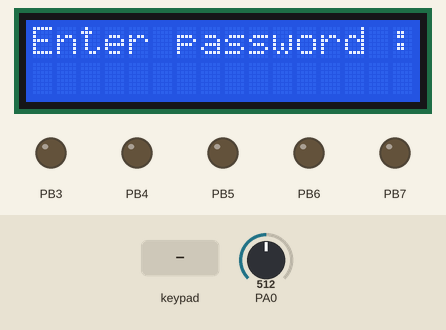
Simulated run of this program. Board: ATmega32, built with avr-gcc and emulated at 16 MHz. On the bench: 16×2 character LCD, output pins drawn as LEDs (lit = HIGH). Wiring (inferred from the names in the program): 4×4 keypad with keys 7 8 9 / 4 5 6 * 1 2 3 - c 0 = +: rows PC4, PC5, PC6, PC7; columns PC0, PC1, PC2, PC3; character LCD (HD44780): RS PB0; R/W PB1; E PB2; data PA4, PA5, PA6, PA7. Inputs (shaded band) come from the test bench; at power-on: PA0 = 512. Pins used as bus, display or sensor lines are not drawn.

Above: at 1.2 s.
1.3 s: keypad keys 1 2 3 4 = pressed 0.4 s apart
At 4.6 s:
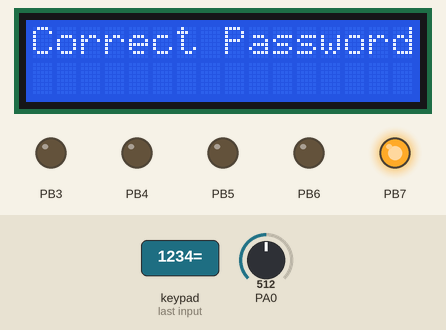
4.8 s: PA0 set to 40
At 6.5 s:
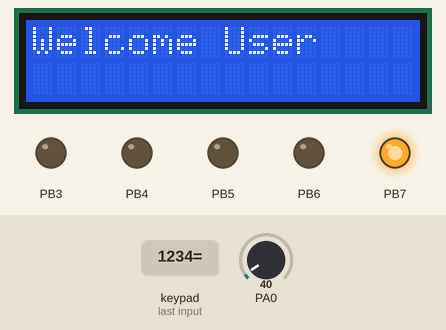
7.8 s: PA0 set to 56
At 8.3 s:
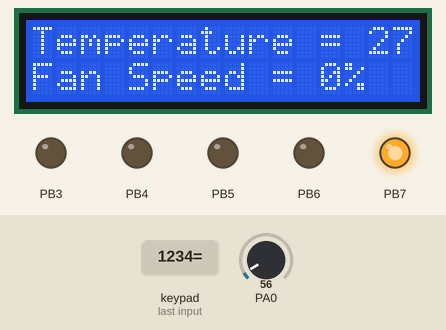
9.4 s: PA0 set to 69
At 10.5 s:
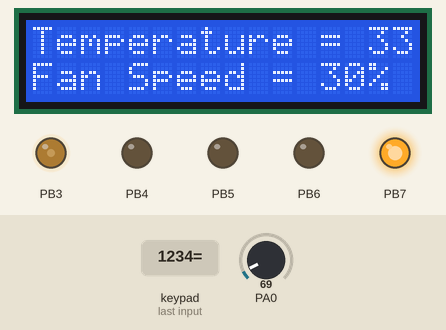
11.1 s: PA0 set to 30
At 12.0 s:
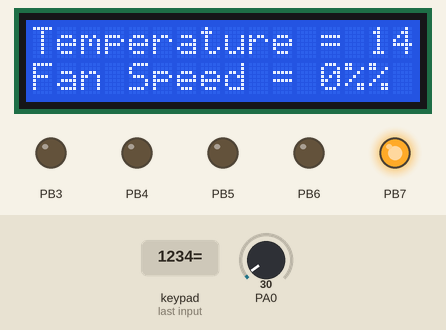
12.7 s: PA0 set to 122
At 13.3 s:
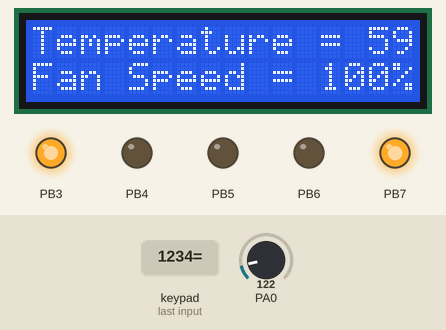
Timing chart, 0 to 15.4 s (numbered marks = the images above; inputs shaded):
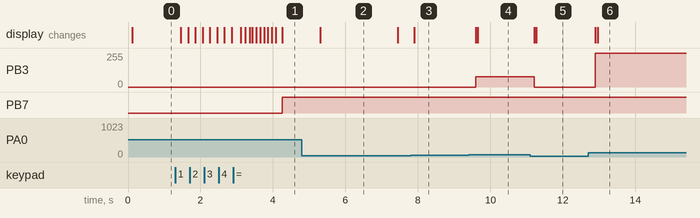

The program:

main.c
```c
/*
 * Password.c
 *
 * Created: 9/28/2024 11:49:34 PM
 * Author : USER
 */

/***** Includes Section Start *****/
#include "../LIB/BIT_MATH.h"
#include "../LIB/STD_TYPE.h"
#include "../HAL/LCD/LCD_interface.h"
#include "../HAL/LCD/LCD_config.h"
#include "../HAL/KEYPAD/KEYPAD_config.h"
#include "../HAL/KEYPAD/KEYPAD_interface.h"
#include "../MCAL/DIO/DIO_Interface.h"
#include "../MCAL/DIO/DIO_Reg.h"
#include "../MCAL/TIMER0/TIMER0_interface.h"
#include "../MCAL/TIMER0/TIMER0_reg.h"
#include "../MCAL/ADC/ADC_interface.h"
#include "../MCAL/ADC/ADC_reg.h"
#define F_CPU 16000000UL
#include <util/delay.h>
/***** Includes Section End *****/

int main(void)
{

	u8 op1 , op2 , op3 , op4;											// operators of password
	u8 counter1 = 0 , counter2 = 0;										// counter1 for loops and counter2 for the wrong password
	u8 flag = 0 , key = 0 , No_Of_Digits = 0;												// flag to check the password and active ADC for temperature
	u16 val = 0;														// To read value of pin of ADC
	f32 temp = 0;														// Temperature of LM35
	u32 password = 0;													// password from the user
	u8 dc = 0;															// Duty Cycle

	DIO_voidSetPortDir(DIO_PORTA , 0xf0);								// set direction of PORTA as output
	DIO_voidSetPortDir(DIO_PORTB , 0xff);								// set direction of PORTC as output
	LCD_voidInit();														// activate LCD
	KEYPAD_voidInit();													// activate KEYPAD
	ADC_voidInit();														// activate ADC
	while(1)
	{
		while (counter2 < 3)											// Three chances for the user to enter the correct password
		{
			LCD_voidSendString("Enter password : ");					// Asking the user to enter the password

			key = ReturnKey_void();										// Reading keypad if any button is pressed

			/* This loop below is implemented for security as if who enters the password isn't the user so he don't know the
			real numbers of password so every number he will press in keypad , it will be printed on lcd as number of numbers of password */

			while (key != '=')											// Loop to get the password in its operators
			{

				LCD_voidGotoxy(counter1,1);								// location of each number in keypad in serial
				LCD_voidSendNumber(key);								// printing the number which is pressed in the keypad
				_delay_ms(200);											// delay to print * instead of the number for security
				LCD_voidGotoxy(counter1,1);								// same location of the number
				LCD_voidSendData('*');									// printing * in lcd
				switch (counter1)										// check counter1 to put the password in its operators
				{
					case 0 :      op1 = key;			break;			// 1st number of password
					case 1 :      op2 = key;			break;			// 2nd number of password
					case 2 :      op3 = key;			break;			// 3rd number of password
					case 3 :      op4 = key;			break;			// 4th number of password
				}
				counter1++;												// increasing the counter to continue the loop
				key = ReturnKey_void();									// reading another value from keypad

			}

			password = op1 * 1000 + op2 * 100 + op3 * 10 + op4;			// create digits of password
			No_Of_Digits = counter1;									// keep the last value of counter in key for the condition of the password


			if (key = '=')												// condition if the user ends from entering the password
			{

				LCD_voidSendCommand(1);									// clear lcd
				LCD_voidSendString("Please wait");						// waiting to check the password (It's your choice to make it or not)

				/* loop to print (.) in serial for waiting */
				for (counter1 = 0 ; counter1 < 10 ; counter1++)
				{
					LCD_voidGotoxy(counter1,1);
					LCD_voidSendData('.');
					_delay_ms(100);
				}
			}
			counter1 = 0;												// reset the counter to place the password in lcd in location 0

			LCD_voidSendCommand(1);										// clear lcd
			if ((password == 1234) && (No_Of_Digits < 5))				// condition of checking the password
			{
				LCD_voidSendString("Correct Password.");				// print correct password on lcd
				DIO_voidSetPinVal(DIO_PORTB , DIO_PIN7 , HIGH);			// emitting the green led
				_delay_ms(1000);										// delay
				LCD_voidSendCommand(1);									// clear lcd
				LCD_voidSendString("Welcome User");						// print welcome user on lcd
				_delay_ms(2000);										// delay
				LCD_voidSendCommand(1);									// clear lcd
				break;
			}
			else
			{
				flag = 1;												// set the flag as the user enters wrong password
				counter2++;												// increase counter of chances for entering password
				LCD_voidSendString("Wrong Password!!");					// print wrong password on lcd
				DIO_voidSetPinVal(DIO_PORTB , DIO_PIN6 , HIGH);			// turn on the red led
				_delay_ms(2000);										// delay
				LCD_voidSendCommand(1);									// clear lcd
				if (counter2 < 3)										// loop to check chances of entering the password
				{
					flag = 0;											// reset the flag to enter the password again if counter2 < 3
					DIO_voidSetPinVal(DIO_PORTB , DIO_PIN6 , LOW);		// turn off the red led
					LCD_voidSendString("Please Try again !!");			// message to enter password again
					_delay_ms(1000);									// delay
					LCD_voidSendCommand(1);								// clear lcd
				}

			}
		}

		if (counter2 == 3)												// if the user enters password wrong 3 times
		{
			flag = 1;													// set the flag
			LCD_voidSendString("Alarm is On !!");						// set the alarm
			DIO_voidSetPinVal(DIO_PORTB , DIO_PIN6 , HIGH);				// turn on the red led
			DIO_voidSetPinVal(DIO_PORTB , DIO_PIN4 , HIGH);
			break;														// break to get out of the loop to continue the alarm
		}


		if (flag == 0)													// if user enters correct password
		{
			while(1)
			{
				val = ADC_u16ReadChannel(ADC_0);						// reading LM35 temperature
				temp = (f32)val * 500 / 1024;							// calculate temperature
				LCD_voidGotoxy(0,0);									// go to location 0 , 0 in lcd
				LCD_voidSendString("Temperature = ");					// print the temperature
				LCD_voidSendNumber(temp);

				/* conditions of turning on the fan and controlling the speed */
				if (temp < 30)											// if temp < 30
				{
					dc = 0;												// set the speed = 0
					TIMER0_voidFastPWM(dc);								// turn on the fan with the entered speed
					LCD_voidGotoxy(0,1);								// go to location 0 , 1 in lcd
					LCD_voidSendString("Fan Speed = 0%");				// print the speed of the fan on lcd
				}
				else if ((temp >= 30) && (temp < 40))					// if temp is between 30 and 40
				{
					dc = 30;											// set the speed by 30%
					TIMER0_voidFastPWM(dc);								// turn on the fan with the entered speed
					LCD_voidGotoxy(0,1);								// go to location 0 , 1 in lcd
					LCD_voidSendString("Fan Speed = 30%");				// print the speed of the fan on lcd
				}
				else if ((temp >= 40) && (temp < 50))					// if temp is between 40 and 50
				{
					dc = 50;											// set the speed by 50%
					TIMER0_voidFastPWM(dc);								// turn on the fan with the entered speed
					LCD_voidGotoxy(0,1);								// go to location 0 , 1 in lcd
					LCD_voidSendString("Fan Speed = 50%");				// print the speed of the fan on lcd
				}
				else if (temp >= 50)									// if temp is greater than 50
				{
					dc = 99;											// set the speed by 100%
					TIMER0_voidFastPWM(dc);								// turn on the fan with the entered speed
					LCD_voidGotoxy(0,1);								// go to location 0 , 1 in lcd
					LCD_voidSendString("Fan Speed = 100%");				// print the speed of the fan on lcd
				}

			}

		}


	}

}
```

KEYPAD_config.h
```c
/*
 * KEYPAD_config.h
 *
 * Created: 8/23/2024 2:58:06 PM
 *  Author: AMIT
 */


#ifndef KEYPAD_CONFIG_H_
#define KEYPAD_CONFIG_H_


#define  KEYPAD_COLPORT     DIO_PORTC
#define  KEYPAD_COL0_PIN    DIO_PIN0
#define  KEYPAD_COL1_PIN    DIO_PIN1
#define  KEYPAD_COL2_PIN    DIO_PIN2
#define  KEYPAD_COL3_PIN    DIO_PIN3

#define  KEYPAD_ROWPORT     DIO_PORTC
#define  KEYPAD_ROW0_PIN    DIO_PIN4
#define  KEYPAD_ROW1_PIN    DIO_PIN5
#define  KEYPAD_ROW2_PIN    DIO_PIN6
#define  KEYPAD_ROW3_PIN    DIO_PIN7


#endif /* KEYPAD_CONFIG_H_ */
```

LCD_config.h
```c
/*
 * LCD_config.h
 *
 * Created: 8/17/2024 2:06:02 PM
 *  Author: AMIT
 */


#ifndef LCD_CONFIG_H_
#define LCD_CONFIG_H_


#if LCD_MODE ==_8_BIT_MODE

#define  LCD_DPORT    DIO_PORTA

#elif LCD_MODE ==_4_BIT_MODE

#define  LCD_DPORT    DIO_PORTA
#define  LCD_D4_PIN   DIO_PIN4
#define  LCD_D5_PIN   DIO_PIN5
#define  LCD_D6_PIN   DIO_PIN6
#define  LCD_D7_PIN   DIO_PIN7
#endif

#define LCD_CPORT    DIO_PORTB

#define LCD_RS_PIN   DIO_PIN0
#define LCD_RW_PIN   DIO_PIN1
#define LCD_EN_PIN   DIO_PIN2


#endif /* LCD_CONFIG_H_ */
```

KEYPAD_interface.h
```c
/*
 * KEYPAD_interface.h
 *
 * Created: 8/23/2024 2:57:50 PM
 *  Author: AMIT
 */


#ifndef KEYPAD_INTERFACE_H_
#define KEYPAD_INTERFACE_H_


void KEYPAD_voidInit(void) ;


u8 KEYPAD_u8GetKey(void) ;


u8 ReturnKey_void(void);

#endif /* KEYPAD_INTERFACE_H_ */
```

KEYPAD_prog.c
```c
/*
 * KEYPAD_prog.c
 *
 * Created: 8/23/2024 2:58:21 PM
 *  Author: AMIT
 */
#include "../../LIB/BIT_MATH.h"
#include "../../LIB/STD_TYPE.h"
#include "../../MCAL/DIO/DIO_interface.h"
#include "KEYPAD_config.h"


u8 keypad_arr[4][4]={ {7,8,9,'/'},
	                  {4,5,6,'*'},
					  {1,2,3,'-'},
					  {'c',0,'=','+'}	} ;


void KEYPAD_voidInit(void){

	 u8 COL_arr[4]={KEYPAD_COL0_PIN,KEYPAD_COL1_PIN,KEYPAD_COL2_PIN,KEYPAD_COL3_PIN} ;
	u8  ROW_arr[4]={KEYPAD_ROW0_PIN,KEYPAD_ROW1_PIN,KEYPAD_ROW2_PIN,KEYPAD_ROW3_PIN} ;

	u8 LOC_row=0 ;
	u8 LOC_col=0 ;

	for (LOC_row=0 ,LOC_col=0 ; LOC_row<4 && LOC_col<4 ;LOC_row++,LOC_col++)
	{
		 /* make all rows as input */
		DIO_voidSetPinDir(KEYPAD_ROWPORT,ROW_arr[LOC_row],INPUT) ;
		/* enable internal pull up */
		DIO_voidSetPinVal(KEYPAD_ROWPORT,ROW_arr[LOC_row],HIGH) ;

    	 /* make all col as  output */
    	 DIO_voidSetPinDir(KEYPAD_COLPORT,COL_arr[LOC_col],OUTPUT) ;
    	 /*  set all col as HIGH  */
    	 DIO_voidSetPinVal(KEYPAD_COLPORT,COL_arr[LOC_col],HIGH) ;


	}


}

u8 KEYPAD_u8GetKey(void){
		 u8 COL_arr[4]={KEYPAD_COL0_PIN,KEYPAD_COL1_PIN,KEYPAD_COL2_PIN,KEYPAD_COL3_PIN} ;
		 u8  ROW_arr[4]={KEYPAD_ROW0_PIN,KEYPAD_ROW1_PIN,KEYPAD_ROW2_PIN,KEYPAD_ROW3_PIN} ;

		 u8 LOC_row=0 ;
		 u8 LOC_col=0 ;
		 u8 loc_val=0xff ;

		 for (LOC_col=0 ; LOC_col<4 ;LOC_col++)
		 {
			 /* set col(num) as low */
          DIO_voidSetPinVal(KEYPAD_COLPORT,COL_arr[LOC_col],LOW) ;

		  for (LOC_row=0 ; LOC_row<4 ;LOC_row++)
		  {
			   /* check if any button is pressed */
			  if (DIO_u8ReadpinVal(KEYPAD_ROWPORT, ROW_arr[LOC_row])==0)
			  {
				  loc_val=keypad_arr[LOC_row][LOC_col] ;
				  while(DIO_u8ReadpinVal(KEYPAD_ROWPORT, ROW_arr[LOC_row])==0) ;

				  return loc_val  ;


			  }


		  }
			  /* set col(num) as high */
			  DIO_voidSetPinVal(KEYPAD_COLPORT,COL_arr[LOC_col],HIGH) ;


		 }


	return loc_val ;
}


u8 ReturnKey_void(void)
{
	u8 key = 0xff;
	do
	{
		key=KEYPAD_u8GetKey() ;

	} while (key==0xff);

	return key;
}
```

LCD_interface.h
```c
/*
 * LCD_interface.h
 *
 * Created: 8/17/2024 2:05:49 PM
 *  Author: AMIT
 */


#ifndef LCD_INTERFACE_H_
#define LCD_INTERFACE_H_


/*LCD  mode */
/* you can select lcd mode */
#define  _4_BIT_MODE     0
#define  _8_BIT_MODE     1

#define  LCD_MODE  _4_BIT_MODE


void LCD_voidSendData(u8 copy_u8data) ;
void LCD_voidSendCommand(u8 copy_u8command) ;
void LCD_voidInit(void) ;

void LCD_voidSendString(u8*str) ;


void LCD_voidGotoxy(u8 copy_u8x,u8 copyu8y) ;


void LCD_voidDrawData(u8 pattern , u8*data , u8 x , u8 y) ;


void LCD_voidSendNumber(u32 number) ;
#endif /* LCD_INTERFACE_H_ */
```

LCD_prog.c
```c
/*
 * LCD_prog.c
 *
 * Created: 8/17/2024 2:06:16 PM
 *  Author: AMIT
 */

#include "../../LIB/BIT_MATH.h"
#include "../../LIB/STD_TYPE.h"
#include "../../MCAL/DIO/DIO_interface.h"
#include "LCD_interface.h"
#include "LCD_config.h"

#define  F_CPU 16000000UL
#include <util/delay.h>


void LCD_voidSHD(u8  copy_u8data) {

	u8 LCD_PINS[4]={LCD_D4_PIN,LCD_D5_PIN,LCD_D6_PIN,LCD_D7_PIN} ;
	u8 LOC_u8in=0 ;
		for(LOC_u8in=0;LOC_u8in<4;LOC_u8in++)
	    {
			DIO_voidSetPinVal(LCD_DPORT,LCD_PINS[LOC_u8in],GET_BIT(copy_u8data,LOC_u8in)) ;
		}


}

void LCD_voidSendEnable(){

	 /*Send enable pulse*/
	 DIO_voidSetPinVal(LCD_CPORT,LCD_EN_PIN,HIGH) ;
	 _delay_ms(2) ;
	 DIO_voidSetPinVal(LCD_CPORT,LCD_EN_PIN,LOW) ;
}

void LCD_voidSendData(u8 copy_u8data){
		/*make rs as high to send data  */
		DIO_voidSetPinVal(LCD_CPORT,LCD_RS_PIN,HIGH) ;
		/*make rw as low to write command   */
		DIO_voidSetPinVal(LCD_CPORT,LCD_RW_PIN,LOW) ;
	#if LCD_MODE == _4_BIT_MODE
	LCD_voidSHD(copy_u8data>>4) ;  // 1100 1100
	LCD_voidSendEnable() ;
	LCD_voidSHD(copy_u8data) ;
	LCD_voidSendEnable() ;
	#elif LCD_MODE ==_8_BIT_MODE
	/* send command */
	DIO_voidSetPortVal(LCD_DPORT,copy_u8data) ;  //  0B11100111
	LCD_voidSendEnable() ;
	#endif


}
void LCD_voidSendCommand(u8 copy_u8command){

	/*make rs as low to send command  */
	DIO_voidSetPinVal(LCD_CPORT,LCD_RS_PIN,LOW) ;
	/*make rw as low to write command   */
	DIO_voidSetPinVal(LCD_CPORT,LCD_RW_PIN,LOW) ;

	#if LCD_MODE == _4_BIT_MODE
	  LCD_voidSHD(copy_u8command>>4) ;  // 1100 1100
	   LCD_voidSendEnable() ;
	  LCD_voidSHD(copy_u8command) ;
	   LCD_voidSendEnable() ;
	#elif LCD_MODE ==_8_BIT_MODE
	/* send command */
	 DIO_voidSetPortVal(LCD_DPORT,copy_u8command) ;  //  0B11100111
	 LCD_voidSendEnable() ;
   #endif


}
void LCD_voidInit(void){
	 _delay_ms(40) ;

	 #if LCD_MODE== _8_BIT_MODE
	 /*send command function set */
	 LCD_voidSendCommand(0b00111000) ;
	 #elif LCD_MODE ==_4_BIT_MODE

		  LCD_voidSHD(0b0010) ;
		  LCD_voidSendEnable() ;
		  LCD_voidSHD(0b0010) ;
		  LCD_voidSendEnable() ;
		  LCD_voidSHD(0b1000) ;
		  LCD_voidSendEnable() ;
	#endif
	 /*send command  display on/off */
	 LCD_voidSendCommand(0b00001100) ;
	 /*send command   LCD CLR */
	 LCD_voidSendCommand(1) ;

}


void LCD_voidSendString(u8*str){

	u8 i=0 ;
	while(str[i] !='\0'){

		LCD_voidSendData(str[i]) ;
		i++ ;
	}


}
void LCD_voidGotoxy(u8 copy_u8x,u8 copyu8y){
	/* set address */
	u8 ddram_address= copy_u8x+copyu8y*0x40 ;

	 /*set DDRAM */
	 SET_BIT(ddram_address,7) ;  // set bit7 in ddram

	 LCD_voidSendCommand(ddram_address) ;
}
void LCD_voidDrawData(u8 pattern , u8*data , u8 x , u8 y){
	  u8 loc_i=0 ;
	  u8 address_CGRAM=pattern*8 ;  // set address
	  /* set CGRAM */
	  CLR_BIT(address_CGRAM,7) ;
	  SET_BIT(address_CGRAM,6) ;
	  LCD_voidSendCommand(address_CGRAM) ;

	  /* draw data in CGRAM */
	  for (loc_i=0 ; loc_i<8 ;loc_i++)
	  {
		   LCD_voidSendData(data[loc_i]) ;
	  }
	  LCD_voidGotoxy(x,y) ;
	  LCD_voidSendData(pattern) ;


}
void LCD_voidSendNumber(u32 number){

	s8 i=0;
	u8 array[10] ;

	if(number==0){

		LCD_voidSendData('0') ;
		return ;
	}
	for(i=0; number!=0 ;i++){

		array[i]= number % 10 + 48 ;
		number /= 10 ;
	}
	i-- ;
	while(i >= 0){

		LCD_voidSendData(array[i]) ;
		i-- ;
	}
}
```

BIT_MATH.h
```c
#ifndef  _BIT_MATH_H
#define  _BIT_MATH_H


#define SET_BIT(REG,BIT)     (REG|=1<<BIT)
#define CLR_BIT(REG,BIT)     (REG&=~(1<<BIT))
#define TOGGLE_BIT(REG,BIT)  (REG^=1<<BIT)
#define GET_BIT(REG,BIT)     ((REG>>BIT)&1)


#endif 
```

STD_TYPE.h
```c
#ifndef STD_TYPE_H_
#define STD_TYPE_H_

typedef unsigned char                   u8 ;
typedef unsigned short int              u16;
typedef unsigned long  int              u32;
typedef unsigned long long int          u64;


typedef signed char                   s8 ;
typedef signed short int              s16;
typedef signed long  int              s32;
typedef signed long long int          s64;

typedef float                         f32 ;
typedef double                        f64 ;

typedef enum { F , T }Bool ;


#define   null      ((void*)0)


#endif 
```

ADC_interface.h
```c
/*
 * ADC_interface.h
 *
 * Created: 8/31/2024 3:53:42 PM
 *  Author: AMIT
 */


#ifndef ADC_INTERFACE_H_
#define ADC_INTERFACE_H_

/* Select prescaler */

#define  ADC_DEVISON_2         1
#define  ADC_DEVISON_4         2
#define  ADC_DEVISON_8         3
#define  ADC_DEVISON_16        4
#define  ADC_DEVISON_32        5
#define  ADC_DEVISON_64        6
#define  ADC_DEVISON_128       7

#define  ADC_PRESCALER     ADC_DEVISON_128


/* select channel */

#define  ADC_0        0
#define  ADC_1        1
#define  ADC_2        2
#define  ADC_3        3
#define  ADC_4        4
#define  ADC_5        5
#define  ADC_6        6
#define  ADC_7        7


void ADC_voidInit() ;

u16 ADC_u16ReadChannel(u8 copy_u8channel) ;


#endif /* ADC_INTERFACE_H_ */
```

ADC_prog.c
```c
/*
 * ADC_prog.c
 *
 * Created: 8/31/2024 3:54:13 PM
 *  Author: AMIT
 */
#include "../../LIB/BIT_MATH.h"
#include "../../LIB/STD_TYPE.h"
#include "ADC_reg.h"
#include "ADC_interface.h"


void ADC_voidInit(){

	/*Reference Selections for ADC : AVCC with external capacitor at AREF pin*/
	 CLR_BIT(ADMUX_REG,7) ;
	 SET_BIT(ADMUX_REG,6) ;

	/*select prescaler */

	 ADCSRA_REG&=0b11111000 ;
	 ADCSRA_REG|=ADC_PRESCALER ;


	/* ENABLE ADC */

	SET_BIT(ADCSRA_REG,7) ;

}

u16 ADC_u16ReadChannel(u8 copy_u8channel){

	  /* select channel */
	  ADMUX_REG &=0b11100000 ;
	  ADMUX_REG |=copy_u8channel ;
	  /* start conversion */
	  SET_BIT(ADCSRA_REG,6) ;

	  while(GET_BIT(ADCSRA_REG,4)==0) ;

	  SET_BIT(ADCSRA_REG,4) ; // CLR FLAG

	  return  ADC_REG ;

}
```

ADC_reg.h
```c
/*
 * ADC_reg.h
 *
 * Created: 8/31/2024 3:53:57 PM
 *  Author: AMIT
 */


#ifndef ADC_REG_H_
#define ADC_REG_H_


#define  ADMUX_REG   *((volatile u8*)0x27)
#define  ADCSRA_REG  *((volatile u8*)0x26)
#define  ADC_REG     *((volatile u16*)0x24) // ADCL + ADCH


#endif /* ADC_REG_H_ */
```

DIO_Reg.h
```c
/*
 * DIO_reg.h
 *
 * Created: 8/10/2024 2:03:19 PM
 *  Author: AMIT
 */


#ifndef DIO_REG_H_
#define DIO_REG_H_

/*Group A */
#define  PORTA_REG          *((volatile u8*)0x3B)
#define  DDRA_REG           *((volatile u8*)0x3A)
#define  PINA_REG           *((volatile u8*)0x39)

/*Group B */
#define  PORTB_REG          *((volatile u8*)0x38)
#define  DDRB_REG           *((volatile u8*)0x37)
#define  PINB_REG           *((volatile u8*)0x36)

/*Group C */
#define  PORTC_REG          *((volatile u8*)0x35)
#define  DDRC_REG           *((volatile u8*)0x34)
#define  PINC_REG           *((volatile u8*)0x33)

/*Group D */
#define PORTD_REG           *((volatile u8*)0x32)
#define  DDRD_REG           *((volatile u8*)0x31)
#define  PIND_REG           *((volatile u8*)0x30)


#endif /* DIO_REG_H_ */
```

TIMER0_reg.h
```c
/*
 * TIMER0_reg.h
 *
 * Created: 9/30/2024 2:09:28 PM
 *  Author: AMIT
 */


#ifndef TIMER0_REG_H_
#define TIMER0_REG_H_


#define  TCCR0_REG        *((volatile u8*)0x53)
#define  OCR0_REG         *((volatile u8*)0x5C)
#define  TIMSK_REG        *((volatile u8*)0x59)
#define  TIFR_REG         *((volatile u8*)0x58)


#endif /* TIMER0_REG_H_ */
```

Source omitted: DIO_Interface.h (2292 bytes), DIO_Prog.c (3335 bytes), TIMER0_interface.h (696 bytes), TIMER0_prog.c (1655 bytes)

Measured:
- the behaviour switches between 61 and 62 on PA0 (found by bisection; images 3 and 4)
- after the input at 1.3 s, PB7: LOW → HIGH after 3.0 s; the display: first changes after 0.16 s (image 1 shows a later state)
- after the input at 4.8 s, PB3: stays 0/255 (without the input it goes to 253/255 after 2.6 s)
- after the input at 7.8 s, the display: changes after 0.10 s (image 3)
- after the input at 9.4 s, PB3: 0/255 → 76/255 after 0.19 s; the display: first changes after 0.19 s (image 4 shows a later state)
- after the input at 11.1 s, the display: first changes after 0.11 s (image 5 shows a later state)
- after the input at 12.7 s, PB3: 0/255 → 253/255 after 0.20 s; the display: first changes after 0.20 s (image 6 shows a later state)
